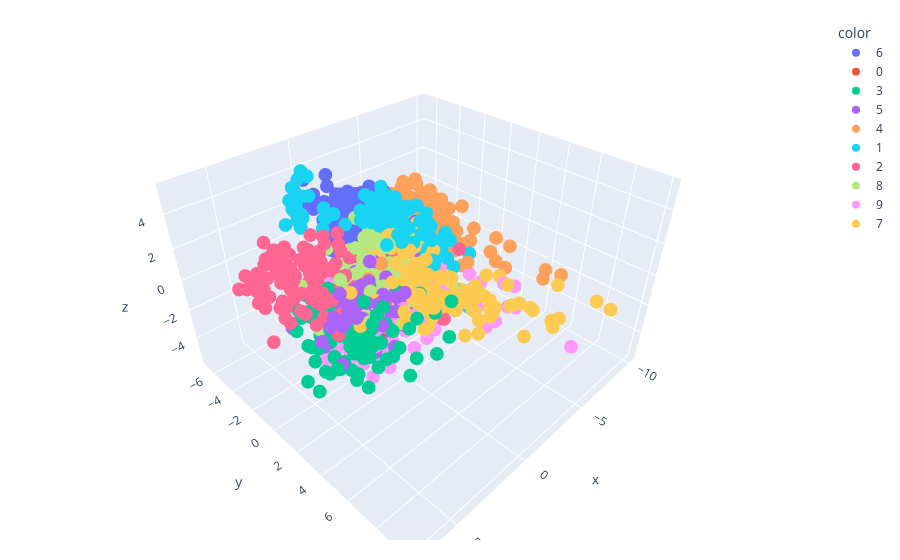

Source (notebook cell):
### Code cell
y_train_trf = y_train.astype(str)
fig = px.scatter_3d(X,
                    x=X_train_trf[:, 0],
                    y=X_train_trf[:, 1],
                    z=X_train_trf[:, 2],
                    color=y_train_trf
                 )
fig.update_layout(
    margin = dict(l=20, r=20, t=20, b=20)
)
fig.show()

### Figure 1 — Plotly figure (JSON) as saved in the notebook; plotly's stock layout.template omitted (floating-point values rounded to 4 significant figures; data arrays with more than 128 entries replaced by an {"elided": "..."} marker saying what was removed)
{"data": [{"hovertemplate": "color=6<br>x=%{x}<br>y=%{y}<br>z=%{z}<extra></extra>", "legendgroup": "6", "marker": {"color": "#636efa", "symbol": "circle"}, "mode": "markers", "name": "6", "scene": "scene", "showlegend": true, "type": "scatter3d", "x": {"elided": "146 float values"}, "y": {"elided": "146 float values"}, "z": {"elided": "146 float values"}}, {"hovertemplate": "color=0<br>x=%{x}<br>y=%{y}<br>z=%{z}<extra></extra>", "legendgroup": "0", "marker": {"color": "#EF553B", "symbol": "circle"}, "mode": "markers", "name": "0", "scene": "scene", "showlegend": true, "type": "scatter3d", "x": {"elided": "145 float values"}, "y": {"elided": "145 float values"}, "z": {"elided": "145 float values"}}, {"hovertemplate": "color=3<br>x=%{x}<br>y=%{y}<br>z=%{z}<extra></extra>", "legendgroup": "3", "marker": {"color": "#00cc96", "symbol": "circle"}, "mode": "markers", "name": "3", "scene": "scene", "showlegend": true, "type": "scatter3d", "x": {"elided": "149 float values"}, "y": {"elided": "149 float values"}, "z": {"elided": "149 float values"}}, {"hovertemplate": "color=5<br>x=%{x}<br>y=%{y}<br>z=%{z}<extra></extra>", "legendgroup": "5", "marker": {"color": "#ab63fa", "symbol": "circle"}, "mode": "markers", "name": "5", "scene": "scene", "showlegend": true, "type": "scatter3d", "x": {"elided": "135 float values"}, "y": {"elided": "135 float values"}, "z": {"elided": "135 float values"}}, {"hovertemplate": "color=4<br>x=%{x}<br>y=%{y}<br>z=%{z}<extra></extra>", "legendgroup": "4", "marker": {"color": "#FFA15A", "symbol": "circle"}, "mode": "markers", "name": "4", "scene": "scene", "showlegend": true, "type": "scatter3d", "x": {"elided": "135 float values"}, "y": {"elided": "135 float values"}, "z": {"elided": "135 float values"}}, {"hovertemplate": "color=1<br>x=%{x}<br>y=%{y}<br>z=%{z}<extra></extra>", "legendgroup": "1", "marker": {"color": "#19d3f3", "symbol": "circle"}, "mode": "markers", "name": "1", "scene": "scene", "showlegend": true, "type": "scatter3d", "x": {"elided": "154 float values"}, "y": {"elided": "154 float values"}, "z": {"elided": "154 float values"}}, {"hovertemplate": "color=2<br>x=%{x}<br>y=%{y}<br>z=%{z}<extra></extra>", "legendgroup": "2", "marker": {"color": "#FF6692", "symbol": "circle"}, "mode": "markers", "name": "2", "scene": "scene", "showlegend": true, "type": "scatter3d", "x": {"elided": "144 float values"}, "y": {"elided": "144 float values"}, "z": {"elided": "144 float values"}}, {"hovertemplate": "color=8<br>x=%{x}<br>y=%{y}<br>z=%{z}<extra></extra>", "legendgroup": "8", "marker": {"color": "#B6E880", "symbol": "circle"}, "mode": "markers", "name": "8", "scene": "scene", "showlegend": true, "type": "scatter3d", "x": {"elided": "144 float values"}, "y": {"elided": "144 float values"}, "z": {"elided": "144 float values"}}, {"hovertemplate": "color=9<br>x=%{x}<br>y=%{y}<br>z=%{z}<extra></extra>", "legendgroup": "9", "marker": {"color": "#FF97FF", "symbol": "circle"}, "mode": "markers", "name": "9", "scene": "scene", "showlegend": true, "type": "scatter3d", "x": {"elided": "140 float values"}, "y": {"elided": "140 float values"}, "z": {"elided": "140 float values"}}, {"hovertemplate": "color=7<br>x=%{x}<br>y=%{y}<br>z=%{z}<extra></extra>", "legendgroup": "7", "marker": {"color": "#FECB52", "symbol": "circle"}, "mode": "markers", "name": "7", "scene": "scene", "showlegend": true, "type": "scatter3d", "x": {"elided": "145 float values"}, "y": {"elided": "145 float values"}, "z": {"elided": "145 float values"}}], "layout": {"legend": {"title": {"text": "color"}, "tracegroupgap": 0}, "margin": {"b": 20, "l": 20, "r": 20, "t": 20}, "scene": {"domain": {"x": [0, 1], "y": [0, 1]}, "xaxis": {"title": {"text": "x"}}, "yaxis": {"title": {"text": "y"}}, "zaxis": {"title": {"text": "z"}}}}}
